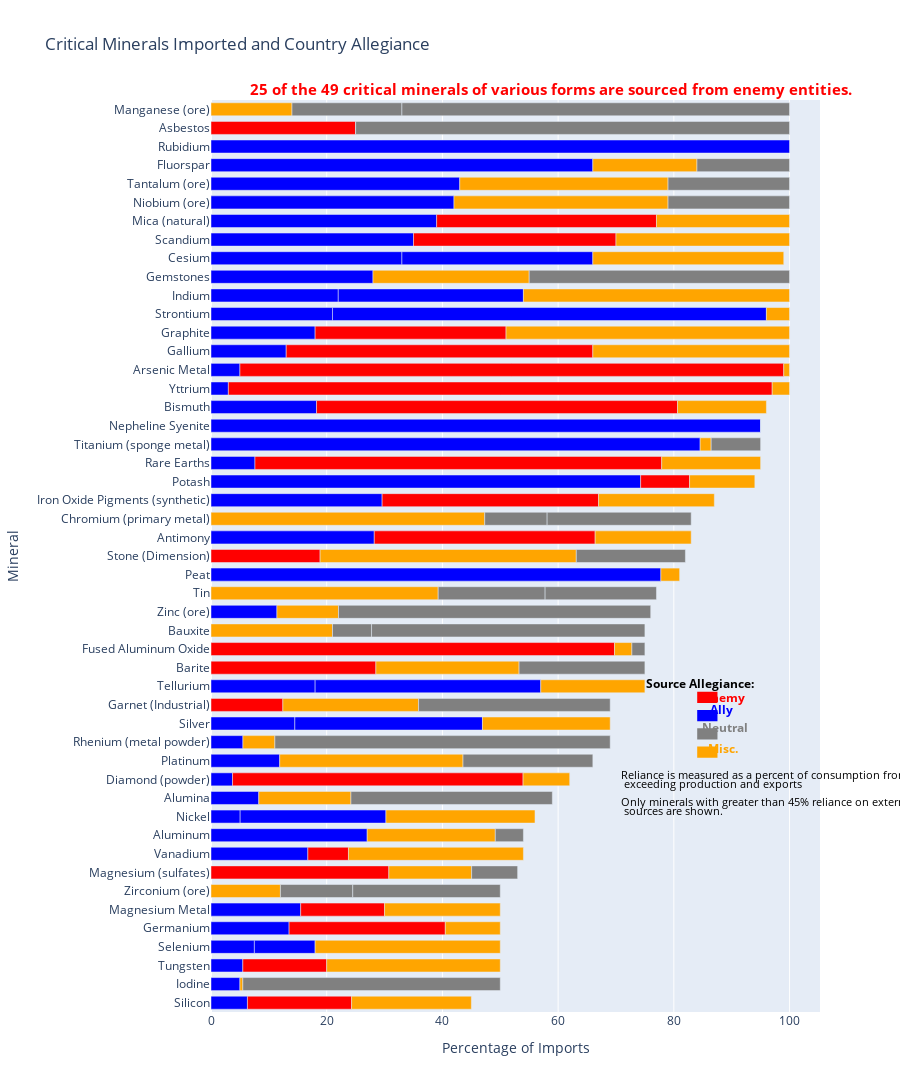

Notebook source saved alongside this figure:
### Markdown cell above
## Horizontal Bar Chart

### Code cell
import plotly.graph_objects as go

fig = go.Figure()

fig.add_trace(
    go.Bar(
        y=restricted_catalog['Mineral'],
        x=restricted_catalog['Value'],
        orientation='h',
        marker=dict(
            color=restricted_catalog['Color'])
        )
    )


fig.update_layout(
    title='Critical Minerals Imported and Country Allegiance',
    xaxis=dict(title='Percentage of Imports'),
    yaxis=dict(title='Mineral'),
    bargap=0.3,  # Adjust the gap between bars
    height=1200,  # Set a larger height for the plot
)


# Add Kicker
#
kicker = go.layout.Annotation(
     text="<b>25 of the 49 critical minerals of various forms are sourced from enemy entities. </b>",
     x=.06,
     y= 1.025,
     xref = 'paper',
     yref = 'paper',
     showarrow=False,
     xanchor="left",
     xshift=0,
     font=dict(size=15,color ='red')
 )
fig.add_annotation(kicker)


# Add Note
note = go.layout.Annotation(
     text="Only minerals with greater than 45% reliance on external",
     x=.670,
     y= .22,
     xref = 'paper',
     yref = 'paper',
     showarrow=False,
     xanchor="left",
     xshift=0,
     font=dict(size=11,color ='black')
 )
fig.add_annotation(note)




# Add Note
note = go.layout.Annotation(
     text="sources are shown.",
     x=.675,
     y= .21,
     xref = 'paper',
     yref = 'paper',
     showarrow=False,
     xanchor="left",
     xshift=0,
     font=dict(size=11,color ='black')
 )
fig.add_annotation(note)


# Add Note
note = go.layout.Annotation(
     text="Reliance is measured as a percent of consumption from imports",
     x=.670,
     y= .25,
     xref = 'paper',
     yref = 'paper',
     showarrow=False,
     xanchor="left",
     xshift=0,
     font=dict(size=11,color ='black')
 )
fig.add_annotation(note)

note_2 = go.layout.Annotation(
     text="exceeding production and exports",
     x=.675,
     y=.24,
     xref = 'paper',
     yref = 'paper',
     showarrow=False,
     xanchor="left",
     xshift=0,
     font=dict(size=11,color ='black')
 )
fig.add_annotation(note_2)


#Sources: Legend text
fig.add_annotation(
    x=.895,
    y= .36,
    xref="paper",
    yref="paper",
    text="<b>Source Allegiance:</b>",
    showarrow=False,
    font=dict(color="black", size=12)
)


#Orange Misc. Legend
fig.add_shape(
    type="rect",
    xref="paper",
    yref="paper",
    x0=.80,
    y0=.28,
    x1=.83,
    y1=.29,
    fillcolor="orange",
    line=dict(color="orange"),
)
fig.add_annotation(
    x=.869,
    y= .277,
    xref="paper",
    yref="paper",
    text="<b>Misc.</b>",
    showarrow=False,
    font=dict(color="orange", size=12)
)

#Gray Neutral Legend
fig.add_shape(
    type="rect",
    xref="paper",
    yref="paper",
    x0=.80,
    y0=.30,
    x1=.83,
    y1=.31,
    fillcolor="gray",
    line=dict(color="gray"),
)
fig.add_annotation(
    x=.885,
    y= .30,
    xref="paper",
    yref="paper",
    text="<b>Neutral</b>",
    showarrow=False,
    font=dict(color="gray", size=12)
)

#Blue Ally Legend
fig.add_shape(
    type="rect",
    xref="paper",
    yref="paper",
    x0=.80,
    y0=.32,
    x1=.83,
    y1=.33,
    fillcolor="blue",
    line=dict(color="blue"),
)
fig.add_annotation(
    x=.86,
    y= .32,
    xref="paper",
    yref="paper",
    text="<b>Ally</b>",
    showarrow=False,
    font=dict(color="blue", size=12)
)

#Red Enemy Legend
fig.add_shape(
    type="rect",
    xref="paper",
    yref="paper",
    x0=.80,
    y0=.35,
    x1=.83,
    y1=.34,
    # x0=.55,
    # y0=.24,
    # x1=.58,
    # y1=.25,
    fillcolor="red",
    line=dict(color="red"),
)
fig.add_annotation(
    x=.88,
    y= .345,
    xref="paper",
    yref="paper",
    text="<b>Enemy</b>",
    showarrow=False,
    font=dict(color="red", size=12)
)



fig.show()

### Figure 1 — Plotly figure (JSON) as saved in the notebook; plotly's stock layout.template omitted (floating-point values rounded to 4 significant figures; data arrays with more than 128 entries replaced by an {"elided": "..."} marker saying what was removed)
{"data": [{"marker": {"color": {"elided": "143 str values"}}, "orientation": "h", "type": "bar", "x": {"elided": "143 float values"}, "y": {"elided": "143 str values"}}], "layout": {"annotations": [{"font": {"color": "red", "size": 15}, "showarrow": false, "text": "<b>25 of the 49 critical minerals of various forms are sourced from enemy entities. </b>", "x": 0.06, "xanchor": "left", "xref": "paper", "xshift": 0, "y": 1.025, "yref": "paper"}, {"font": {"color": "black", "size": 11}, "showarrow": false, "text": "Only minerals with greater than 45% reliance on external", "x": 0.67, "xanchor": "left", "xref": "paper", "xshift": 0, "y": 0.22, "yref": "paper"}, {"font": {"color": "black", "size": 11}, "showarrow": false, "text": "sources are shown.", "x": 0.675, "xanchor": "left", "xref": "paper", "xshift": 0, "y": 0.21, "yref": "paper"}, {"font": {"color": "black", "size": 11}, "showarrow": false, "text": "Reliance is measured as a percent of consumption from imports", "x": 0.67, "xanchor": "left", "xref": "paper", "xshift": 0, "y": 0.25, "yref": "paper"}, {"font": {"color": "black", "size": 11}, "showarrow": false, "text": "exceeding production and exports", "x": 0.675, "xanchor": "left", "xref": "paper", "xshift": 0, "y": 0.24, "yref": "paper"}, {"font": {"color": "black", "size": 12}, "showarrow": false, "text": "<b>Source Allegiance:</b>", "x": 0.895, "xref": "paper", "y": 0.36, "yref": "paper"}, {"font": {"color": "orange", "size": 12}, "showarrow": false, "text": "<b>Misc.</b>", "x": 0.869, "xref": "paper", "y": 0.277, "yref": "paper"}, {"font": {"color": "gray", "size": 12}, "showarrow": false, "text": "<b>Neutral</b>", "x": 0.885, "xref": "paper", "y": 0.3, "yref": "paper"}, {"font": {"color": "blue", "size": 12}, "showarrow": false, "text": "<b>Ally</b>", "x": 0.86, "xref": "paper", "y": 0.32, "yref": "paper"}, {"font": {"color": "red", "size": 12}, "showarrow": false, "text": "<b>Enemy</b>", "x": 0.88, "xref": "paper", "y": 0.345, "yref": "paper"}], "bargap": 0.3, "height": 1200, "shapes": [{"fillcolor": "orange", "line": {"color": "orange"}, "type": "rect", "x0": 0.8, "x1": 0.83, "xref": "paper", "y0": 0.28, "y1": 0.29, "yref": "paper"}, {"fillcolor": "gray", "line": {"color": "gray"}, "type": "rect", "x0": 0.8, "x1": 0.83, "xref": "paper", "y0": 0.3, "y1": 0.31, "yref": "paper"}, {"fillcolor": "blue", "line": {"color": "blue"}, "type": "rect", "x0": 0.8, "x1": 0.83, "xref": "paper", "y0": 0.32, "y1": 0.33, "yref": "paper"}, {"fillcolor": "red", "line": {"color": "red"}, "type": "rect", "x0": 0.8, "x1": 0.83, "xref": "paper", "y0": 0.35, "y1": 0.34, "yref": "paper"}], "title": {"text": "Critical Minerals Imported and Country Allegiance"}, "xaxis": {"title": {"text": "Percentage of Imports"}}, "yaxis": {"title": {"text": "Mineral"}}}}
